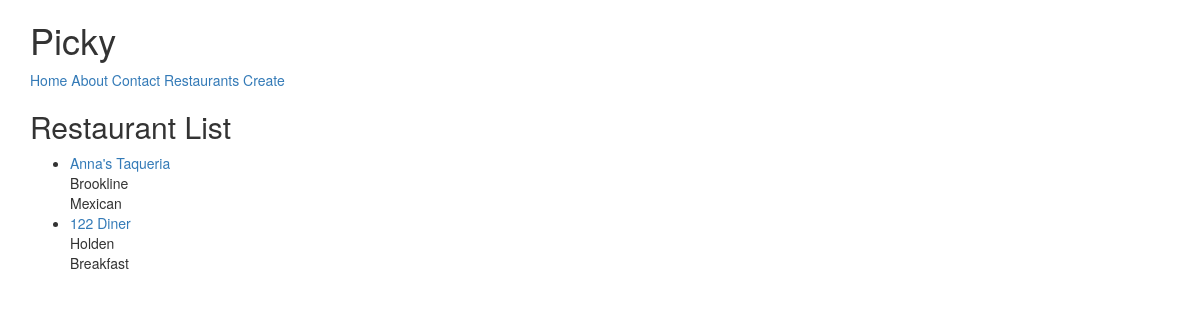
The app's page /restaurants/, older data.
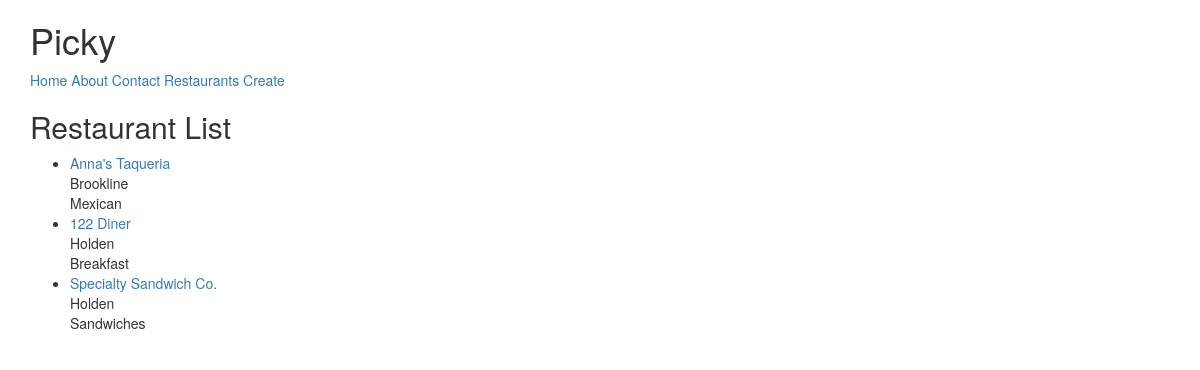
The same page, newer data.
### restaurants/models.py (models this page shows, shortened)
class RestaurantLocation(models.Model):
    owner       = models.ForeignKey(User)
    name        = models.CharField(max_length=120)
    location    = models.CharField(max_length=120, null=True, blank=True) # optional
    category    = models.CharField(max_length=120, null=True, blank=True, validators=[validate_category]) # optional
    timestamp   = models.DateTimeField(auto_now_add=True)
    updated     = models.DateTimeField(auto_now=True)
    slug = models.SlugField(null=True, blank=True)

### restaurants/views.py (the view)
# urls.py: url(r'^restaurants/$', RestaurantListView.as_view()),
class RestaurantListView(ListView):
    def get_queryset(self):
        slug = self.kwargs.get("slug")
        if slug:
            queryset = RestaurantLocation.objects.filter(
            Q(category__iexact=slug)
            | Q(category__icontains=slug)
            )
        else:
            queryset=RestaurantLocation.objects.all()
        return queryset

### restaurants/templates/restaurants/restaurantlocation_list.html (shortened to what this page needs)
{% extends 'base.html' %}
{% block content %}
<h2>Restaurant List</h2>
<ul>
  {% for obj in object_list %}
    <li>
      <a href="/restaurants/{{ obj.slug }}">
        {{ obj.name }} <br/>
      </a>
      {{ obj.location }} <br/>
      {{ obj.category }}
    </li>
  {% endfor %}
</ul>
{% endblock content %}

Row changes from the older to the newer data that the page shows:
added RestaurantLocation: name "Specialty Sandwich Co.", location "Holden", category "Sandwiches"
